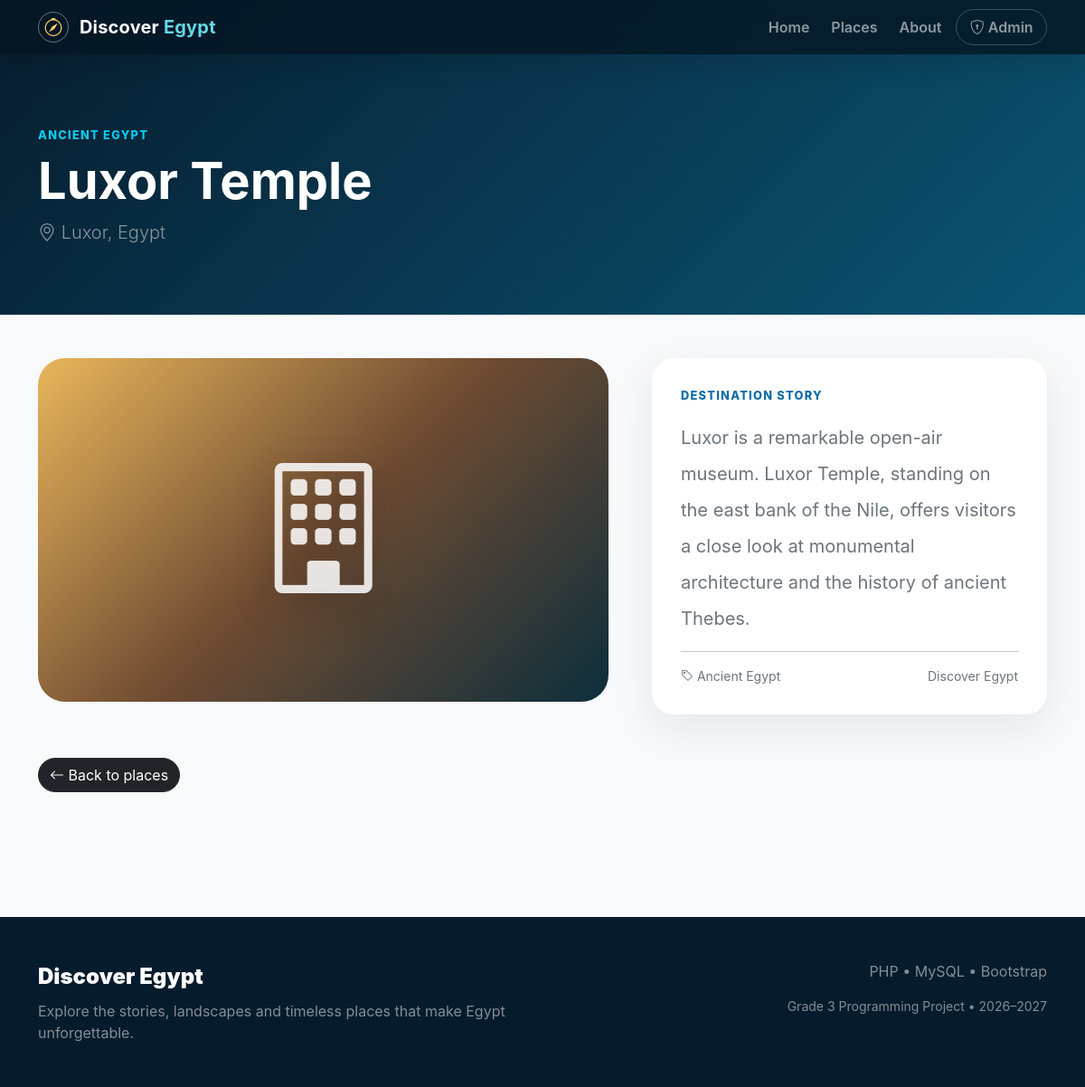
/post.php?id=2, run on the app's committed database.
### tables this page shows
CREATE TABLE posts (
    id INT AUTO_INCREMENT PRIMARY KEY,
    title VARCHAR(180) NOT NULL,
    content TEXT NOT NULL,
    location VARCHAR(150) NOT NULL,
    category_id INT NOT NULL,
    status ENUM('published','draft') NOT NULL DEFAULT 'published',
    visual_class VARCHAR(50) NOT NULL DEFAULT 'visual-pyramid',
    icon VARCHAR(60) NOT NULL DEFAULT 'bi-bank',
    created_at TIMESTAMP DEFAULT CURRENT_TIMESTAMP,
    CONSTRAINT fk_posts_category FOREIGN KEY (category_id) REFERENCES categories(id)
        ON UPDATE CASCADE ON DELETE RESTRICT
);

CREATE TABLE categories (
    id INT AUTO_INCREMENT PRIMARY KEY,
    name VARCHAR(100) NOT NULL UNIQUE
);

### post.php (the view, shortened to what this page needs)
<?php
require_once __DIR__ . '/config.php';
$id = isset($_GET['id']) ? (int)$_GET['id'] : 0;
$stmt = $pdo->prepare("SELECT p.*, c.name AS category_name FROM posts p JOIN categories c ON c.id=p.category_id WHERE p.id=? AND p.status='published'");
$stmt->execute([$id]);
$post = $stmt->fetch();
include __DIR__ . '/includes/header.php';
?>
<section class="detail-hero">
<div class="container">
  <div class="kicker text-info"><?= htmlspecialchars($post['category_name']) ?></div>
  <h1 class="display-4 fw-bold mt-2"><?= htmlspecialchars($post['title']) ?></h1>
  <p class="lead text-white-50"><i class="bi bi-geo-alt"></i> <?= htmlspecialchars($post['location']) ?></p>
</div>
</section>
<section class="section pt-5">
<div class="container">
 <div class="row g-5">
  <div class="col-lg-7">
   <div class="detail-visual <?= htmlspecialchars($post['visual_class']) ?>"><i class="bi <?= htmlspecialchars($post['icon']) ?>"></i></div>
  </div>
  <div class="col-lg-5">
   <div class="content-card h-100">
    <div class="kicker">Destination story</div>
    <p class="mt-3 fs-5 lh-lg text-secondary"><?= nl2br(htmlspecialchars($post['content'])) ?></p>
    <hr>
    <div class="d-flex justify-content-between text-secondary small"><span><i class="bi bi-tag"></i> <?= htmlspecialchars($post['category_name']) ?></span><span>Discover Egypt</span></div>
   </div>
  </div>
 </div>
 <a href="places.php" class="btn btn-dark rounded-pill mt-5"><i class="bi bi-arrow-left"></i> Back to places</a>
</div>
</section>
<?php include __DIR__ . '/includes/footer.php'; ?>

### assets/css/style.css (style rules this page uses)
:root { --navy:#071c2d; --blue:#0e6ba8; --cyan:#25c4d8; --sand:#f3c969; --cream:#fffaf0; --ink:#172b3a; --muted:#6c7a86; }
* { box-sizing:border-box }
body { font-family:Inter,system-ui,-apple-system,BlinkMacSystemFont,"Segoe UI",sans-serif;background:#f7f9fb;color:var(--ink) }
.section { padding:90px 0 }
.kicker { color:var(--blue);font-weight:800;text-transform:uppercase;letter-spacing:.1em;font-size:.8rem }
.visual-temple { background:linear-gradient(135deg,#d7a95d,#7a4c32 55%,#241b22) }
.detail-hero { padding:140px 0 60px;background:linear-gradient(135deg,#071c2d,#0b5574);color:#fff }
.detail-visual { height:380px;border-radius:30px;position:relative;overflow:hidden;background:linear-gradient(135deg,#e9b65b,#6e4b32,#0c2e3b);display:flex;align-items:center;justify-content:center }
.detail-visual i { font-size:9rem;color:rgba(255,255,255,.85);filter:drop-shadow(0 15px 20px rgba(0,0,0,.25)) }
.content-card { background:white;border-radius:24px;padding:32px;box-shadow:0 15px 45px rgba(20,50,70,.08) }

### data on the page
posts: category.name "ANCIENT EGYPT", title "Luxor Temple", location "Luxor, Egypt", content "Luxor is a remarkable open-air museum. Luxor Temple, standing on the east bank of the Nile, offers visitors a close look at monumental architecture and the history of ancient Thebes.", category.name "Ancient Egypt"
